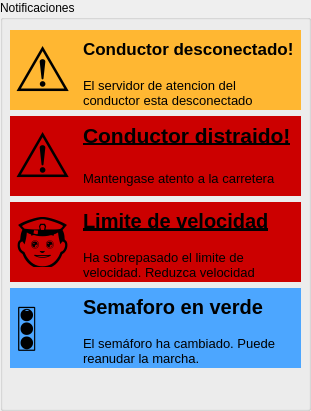
   <widget class="QGroupBox" name="notificaciones">
    <property name="geometry">
     <rect>
      <x>0</x>
      <y>1060</y>
      <width>311</width>
      <height>411</height>
     </rect>
    </property>
    <property name="title">
     <string>Notificaciones</string>
    </property>
    <widget class="QWidget" name="verticalLayoutWidget_2">
     <property name="geometry">
      <rect>
       <x>10</x>
       <y>30</y>
       <width>291</width>
       <height>371</height>
      </rect>
     </property>
     <layout class="QVBoxLayout" name="listaNotificaciones">
      <item>
       <widget class="QGroupBox" name="notif_conductorDesconectado">
        <property name="minimumSize">
         <size>
          <width>0</width>
          <height>80</height>
         </size>
        </property>
        <property name="maximumSize">
         <size>
          <width>16777215</width>
          <height>100</height>
         </size>
        </property>
        <property name="font">
         <font>
          <kerning>false</kerning>
         </font>
        </property>
        <property name="styleSheet">
         <string notr="true">background : #FFB732</string>
        </property>
        <property name="title">
         <string/>
        </property>
        <property name="flat">
         <bool>false</bool>
        </property>
        <property name="checkable">
         <bool>false</bool>
        </property>
        <widget class="QWidget" name="horizontalLayoutWidget_2">
         <property name="geometry">
          <rect>
           <x>0</x>
           <y>0</y>
           <width>291</width>
           <height>81</height>
          </rect>
         </property>
         <layout class="QHBoxLayout" name="horizontalLayout_9">
          <item>
           <widget class="QLabel" name="label_11">
            <property name="minimumSize">
             <size>
              <width>55</width>
              <height>50</height>
             </size>
            </property>
            <property name="maximumSize">
             <size>
              <width>50</width>
              <height>50</height>
             </size>
            </property>
            <property name="font">
             <font>
              <family>Noto Color Emoji</family>
              <pointsize>40</pointsize>
              <kerning>false</kerning>
             </font>
            </property>
            <property name="text">
             <string>⚠️</string>
            </property>
           </widget>
          </item>
          <item>
           <layout class="QVBoxLayout" name="verticalLayout_10">
            <item>
             <widget class="QLabel" name="label_22">
              <property name="sizePolicy">
               <sizepolicy hsizetype="Preferred" vsizetype="Preferred">
                <horstretch>0</horstretch>
                <verstretch>0</verstretch>
               </sizepolicy>
              </property>
              <property name="maximumSize">
               <size>
                <width>210</width>
                <height>16777215</height>
               </size>
              </property>
              <property name="font">
               <font>
                <pointsize>13</pointsize>
                <weight>75</weight>
                <bold>true</bold>
               </font>
              </property>
              <property name="autoFillBackground">
               <bool>false</bool>
              </property>
              <property name="styleSheet">
               <string notr="true">color: black</string>
              </property>
              <property name="text">
               <string>Conductor desconectado!</string>
              </property>
              <property name="scaledContents">
               <bool>false</bool>
              </property>
              <property name="margin">
               <number>2</number>
              </property>
             </widget>
            </item>
            <item>
             <widget class="QLabel" name="label_26">
              <property name="maximumSize">
               <size>
                <width>210</width>
                <height>16777215</height>
               </size>
              </property>
              <property name="font">
               <font>
                <pointsize>10</pointsize>
               </font>
              </property>
              <property name="styleSheet">
               <string notr="true">color : black</string>
              </property>
              <property name="text">
               <string>El servidor de atencion del conductor esta desconectado</string>
              </property>
              <property name="scaledContents">
               <bool>true</bool>
              </property>
              <property name="wordWrap">
               <bool>true</bool>
              </property>
              <property name="margin">
               <number>2</number>
              </property>
             </widget>
            </item>
           </layout>
          </item>
         </layout>
        </widget>
       </widget>
      </item>
      <item>
       <widget class="QGroupBox" name="notif_conductorDistraido">
        <property name="minimumSize">
         <size>
          <width>0</width>
          <height>80</height>
         </size>
        </property>
        <property name="maximumSize">
         <size>
          <width>16777215</width>
          <height>100</height>
         </size>
        </property>
        <property name="font">
         <font>
          <kerning>false</kerning>
         </font>
        </property>
        <property name="styleSheet">
         <string notr="true">background : #CC0000</string>
        </property>
        <property name="title">
         <string/>
        </property>
        <property name="flat">
         <bool>false</bool>
        </property>
        <property name="checkable">
         <bool>false</bool>
        </property>
        <widget class="QWidget" name="horizontalLayoutWidget_3">
         <property name="geometry">
          <rect>
           <x>0</x>
           <y>0</y>
           <width>291</width>
           <height>81</height>
          </rect>
         </property>
         <layout class="QHBoxLayout" name="horizontalLayout_12">
          <item>
           <widget class="QLabel" name="label_27">
            <property name="minimumSize">
             <size>
              <width>55</width>
              <height>50</height>
             </size>
            </property>
            <property name="maximumSize">
             <size>
              <width>50</width>
              <height>50</height>
             </size>
            </property>
            <property name="font">
             <font>
              <family>Noto Color Emoji</family>
              <pointsize>40</pointsize>
              <kerning>false</kerning>
             </font>
            </property>
            <property name="text">
             <string>⚠️</string>
            </property>
           </widget>
          </item>
          <item>
           <layout class="QVBoxLayout" name="verticalLayout_11">
            <item>
             <widget class="QLabel" name="label_28">
              <property name="sizePolicy">
               <sizepolicy hsizetype="Preferred" vsizetype="Preferred">
                <horstretch>0</horstretch>
                <verstretch>0</verstretch>
               </sizepolicy>
              </property>
              <property name="maximumSize">
               <size>
                <width>210</width>
                <height>16777215</height>
               </size>
              </property>
              <property name="font">
               <font>
                <pointsize>16</pointsize>
                <weight>75</weight>
                <italic>false</italic>
                <bold>true</bold>
                <underline>true</underline>
               </font>
              </property>
              <property name="text">
               <string>Conductor distraido!</string>
              </property>
              <property name="scaledContents">
               <bool>false</bool>
              </property>
              <property name="margin">
               <number>2</number>
              </property>
             </widget>
            </item>
            <item>
             <widget class="QLabel" name="label_29">
              <property name="maximumSize">
               <size>
                <width>210</width>
                <height>16777215</height>
               </size>
              </property>
              <property name="font">
               <font>
                <pointsize>10</pointsize>
               </font>
              </property>
              <property name="text">
               <string>Mantengase atento a la carretera</string>
              </property>
              <property name="scaledContents">
               <bool>true</bool>
              </property>
              <property name="wordWrap">
               <bool>true</bool>
              </property>
              <property name="margin">
               <number>2</number>
              </property>
             </widget>
            </item>
           </layout>
          </item>
         </layout>
        </widget>
       </widget>
      </item>
      <item>
       <widget class="QGroupBox" name="notif_limiteVelocidad">
        <property name="minimumSize">
         <size>
          <width>0</width>
          <height>80</height>
         </size>
        </property>
        <property name="maximumSize">
         <size>
          <width>16777215</width>
          <height>100</height>
         </size>
        </property>
        <property name="font">
         <font>
          <kerning>false</kerning>
         </font>
        </property>
        <property name="styleSheet">
         <string notr="true">background : #CC0000</string>
        </property>
        <property name="title">
         <string/>
        </property>
        <property name="flat">
         <bool>false</bool>
        </property>
        <property name="checkable">
         <bool>false</bool>
        </property>
        <widget class="QWidget" name="horizontalLayoutWidget_5">
         <property name="geometry">
          <rect>
           <x>0</x>
           <y>0</y>
           <width>291</width>
           <height>81</height>
          </rect>
         </property>
         <layout class="QHBoxLayout" name="horizontalLayout_14">
          <item>
           <widget class="QLabel" name="label_35">
            <property name="minimumSize">
             <size>
              <width>55</width>
              <height>50</height>
             </size>
            </property>
            <property name="maximumSize">
             <size>
              <width>50</width>
              <height>50</height>
             </size>
            </property>
            <property name="font">
             <font>
              <family>Noto Color Emoji</family>
              <pointsize>40</pointsize>
              <kerning>false</kerning>
             </font>
            </property>
            <property name="text">
             <string>👮</string>
            </property>
           </widget>
          </item>
          <item>
           <layout class="QVBoxLayout" name="verticalLayout_13">
            <item>
             <widget class="QLabel" name="label_36">
              <property name="sizePolicy">
               <sizepolicy hsizetype="Preferred" vsizetype="Preferred">
                <horstretch>0</horstretch>
                <verstretch>0</verstretch>
               </sizepolicy>
              </property>
              <property name="maximumSize">
               <size>
                <width>210</width>
                <height>16777215</height>
               </size>
              </property>
              <property name="font">
               <font>
                <pointsize>15</pointsize>
                <weight>75</weight>
                <italic>false</italic>
                <bold>true</bold>
                <underline>true</underline>
               </font>
              </property>
              <property name="text">
               <string>Limite de velocidad</string>
              </property>
              <property name="scaledContents">
               <bool>false</bool>
              </property>
              <property name="margin">
               <number>2</number>
              </property>
             </widget>
            </item>
            <item>
             <widget class="QLabel" name="label_37">
              <property name="maximumSize">
               <size>
                <width>210</width>
                <height>16777215</height>
               </size>
              </property>
              <property name="font">
               <font>
                <pointsize>10</pointsize>
               </font>
              </property>
              <property name="text">
               <string>Ha sobrepasado el limite de velocidad. Reduzca velocidad</string>
              </property>
              <property name="scaledContents">
               <bool>true</bool>
              </property>
              <property name="wordWrap">
               <bool>true</bool>
              </property>
              <property name="margin">
               <number>2</number>
              </property>
             </widget>
            </item>
           </layout>
          </item>
         </layout>
        </widget>
       </widget>
      </item>
      <item>
       <widget class="QGroupBox" name="notif_cambioSemaforo">
        <property name="minimumSize">
         <size>
          <width>0</width>
          <height>80</height>
         </size>
        </property>
        <property name="maximumSize">
         <size>
          <width>16777215</width>
          <height>100</height>
         </size>
        </property>
        <property name="font">
         <font>
          <kerning>false</kerning>
         </font>
        </property>
        <property name="styleSheet">
         <string notr="true">background : #4CA6FF</string>
        </property>
        <property name="title">
         <string/>
        </property>
        <property name="flat">
         <bool>false</bool>
        </property>
        <property name="checkable">
         <bool>false</bool>
        </property>
        <widget class="QWidget" name="horizontalLayoutWidget_4">
         <property name="geometry">
          <rect>
           <x>0</x>
           <y>0</y>
           <width>291</width>
           <height>81</height>
          </rect>
         </property>
         <layout class="QHBoxLayout" name="horizontalLayout_13">
          <item>
           <widget class="QLabel" name="label_32">
            <property name="minimumSize">
             <size>
              <width>55</width>
              <height>50</height>
             </size>
            </property>
            <property name="maximumSize">
             <size>
              <width>50</width>
              <height>50</height>
             </size>
            </property>
            <property name="font">
             <font>
              <family>Noto Color Emoji</family>
              <pointsize>40</pointsize>
              <kerning>false</kerning>
             </font>
            </property>
            <property name="text">
             <string>🚦</string>
            </property>
           </widget>
          </item>
          <item>
           <layout class="QVBoxLayout" name="verticalLayout_12">
            <item>
             <widget class="QLabel" name="label_33">
              <property name="sizePolicy">
               <sizepolicy hsizetype="Preferred" vsizetype="Preferred">
                <horstretch>0</horstretch>
                <verstretch>0</verstretch>
               </sizepolicy>
              </property>
              <property name="maximumSize">
               <size>
                <width>210</width>
                <height>16777215</height>
               </size>
              </property>
              <property name="font">
               <font>
                <pointsize>15</pointsize>
                <weight>75</weight>
                <italic>false</italic>
                <bold>true</bold>
                <underline>false</underline>
               </font>
              </property>
              <property name="text">
               <string>Semaforo en verde</string>
              </property>
              <property name="scaledContents">
               <bool>false</bool>
              </property>
              <property name="margin">
               <number>2</number>
              </property>
             </widget>
            </item>
            <item>
             <widget class="QLabel" name="label_34">
              <property name="maximumSize">
               <size>
                <width>210</width>
                <height>16777215</height>
               </size>
              </property>
              <property name="font">
               <font>
                <pointsize>10</pointsize>
               </font>
              </property>
              <property name="text">
               <string>El semáforo ha cambiado. Puede reanudar la marcha.</string>
              </property>
              <property name="scaledContents">
               <bool>true</bool>
              </property>
              <property name="wordWrap">
               <bool>true</bool>
              </property>
              <property name="margin">
               <number>2</number>
              </property>
             </widget>
            </item>
           </layout>
          </item>
         </layout>
        </widget>
       </widget>
      </item>
      <item>
       <spacer name="verticalSpacer_3">
        <property name="orientation">
         <enum>Qt::Vertical</enum>
        </property>
        <property name="sizeHint" stdset="0">
         <size>
          <width>20</width>
          <height>40</height>
         </size>
        </property>
       </spacer>
      </item>
     </layout>
    </widget>
   </widget>
